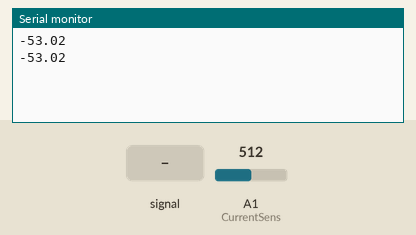
This sketch was run on a simulated Arduino Uno, built with avr-gcc and run on an emulated ATmega328P. Parts: the last lines printed to the serial monitor. The inputs (shaded band) are chosen by the test bench; at power-on: A1 (CurrentSens) = 512.

Above: at 2.7 s.
2.8 s: A1 (CurrentSens) set to 716
At 4.2 s:
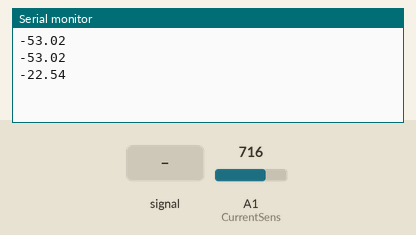
4.3 s: A1 (CurrentSens) fed a 1000 Hz sine of ±255 counts around its level
At 5.5 s:
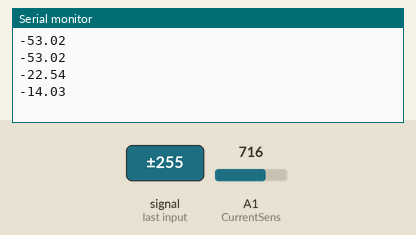
5.8 s: A1 (CurrentSens) set to 900
At 7.3 s:
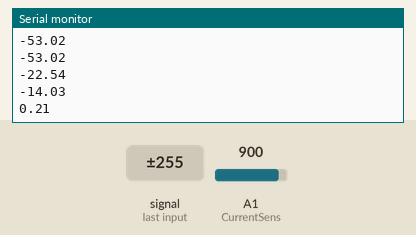
Timing chart, 0 to 8.3 s (numbered marks = the images above; inputs shaded):
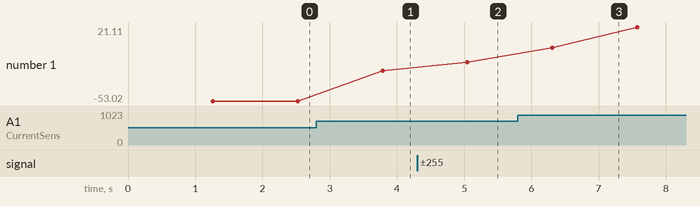

Measured:
- after the input at 2.8 s, the serial monitor: prints a new line after 0.99 s (image 1)
- after the input at 4.3 s, the serial monitor: prints a new line after 0.75 s (image 2)
- after the input at 5.8 s, the serial monitor: prints a new line after 0.51 s (image 3)
- plotted number 1: -53.02 → -22.54 after the input at 2.8 s, -22.54 → -14.03 after the input at 4.3 s, -14.03 → 21.11 after the input at 5.8 s

The sketch:

DC_CURRENT_FINAL.ino
```cpp
const int CurrentSens = A1;
float mVperAmp = 0.066;
float voltage = 0;
//float vpp = 0.00488758553275;
float vpp = 0.01260997067449;
float CurrentValue= 0;
float adjusted = 0;

void setup() {
Serial.begin(9600);
}

void loop() {
  CurrentValue = 0;
  float average = 0;
  for(int i = 0; i < 10000; i++) {
    CurrentValue += (analogRead(CurrentSens) -789.5) ;
  }
  average = CurrentValue/10000;
  voltage = average * vpp;
  //if(average < 0.0){average = 0.0;}
  //Serial.println(average);
  adjusted = voltage / mVperAmp;
  Serial.println(adjusted);


}
```
